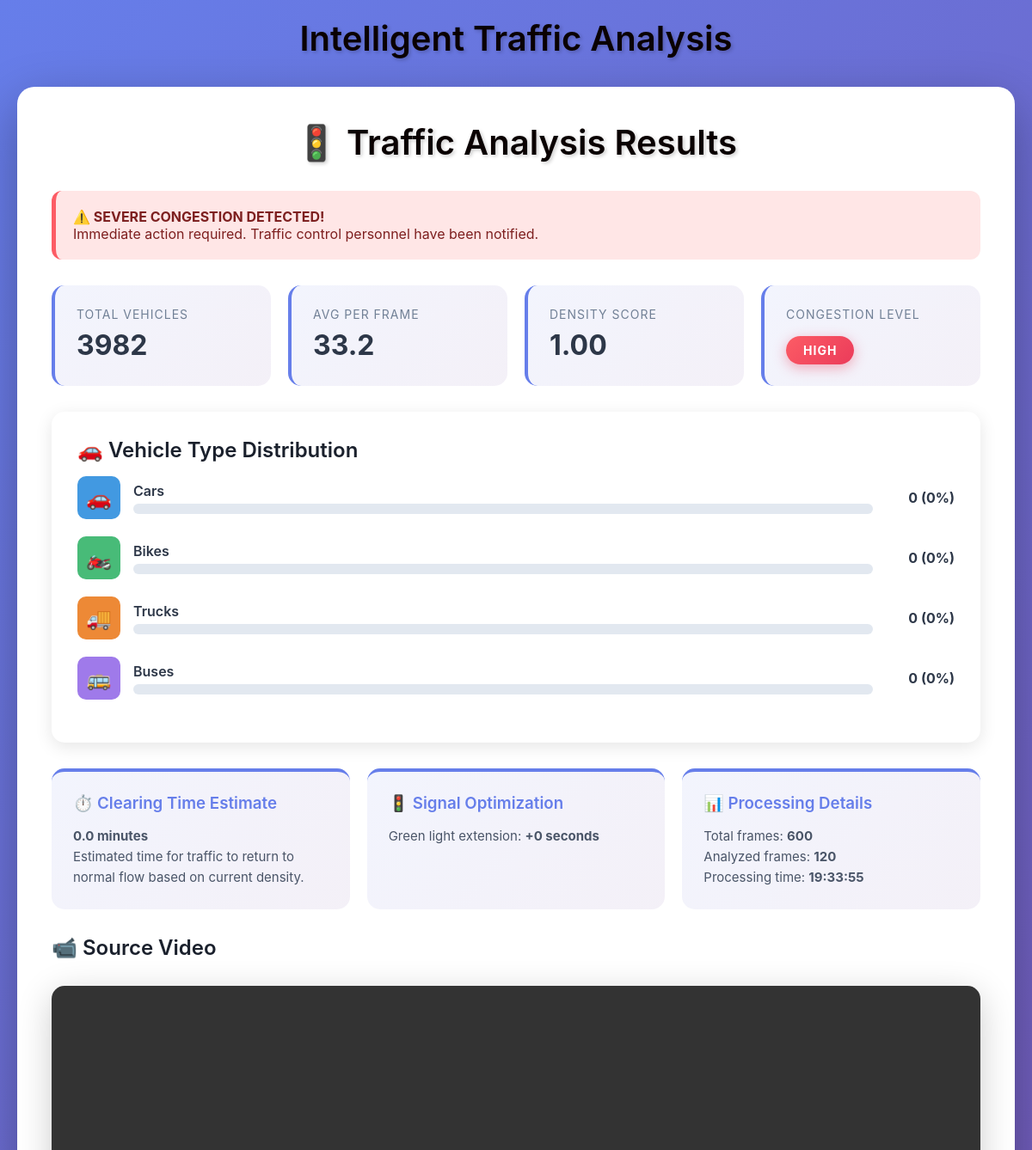
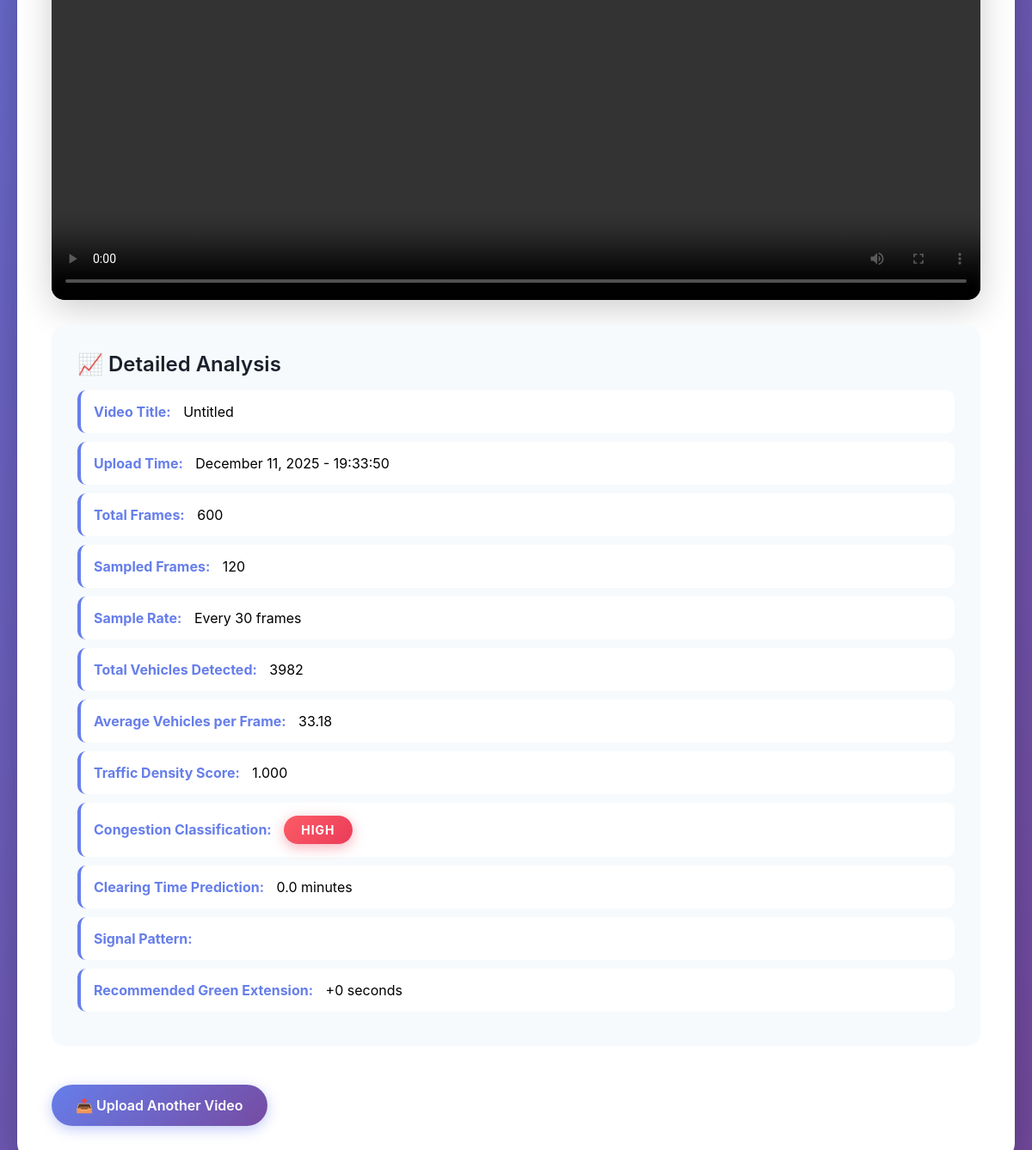
Screenshot of /results/2/ with the database file from the repository (2 pictures, top to bottom).
### traffic_app/models.py (models this page shows, shortened)
class ProcessingResult(models.Model):
    video = models.OneToOneField(VideoUpload, on_delete=models.CASCADE, related_name="result")
    total_frames = models.IntegerField(default=0)
    sampled_frames = models.IntegerField(default=0)
    total_vehicles = models.IntegerField(default=0)
    avg_vehicles_per_frame = models.FloatField(default=0.0)
    density_score = models.FloatField(default=0.0)
    congestion = models.CharField(
        max_length=10,
        choices=[("LOW","LOW"),("MEDIUM","MEDIUM"),("HIGH","HIGH")],
        default="LOW"
    )
    signal_green_extension = models.FloatField(default=0.0)
    signal_pattern = models.CharField(max_length=100, default="")
    signal_recommendation = models.CharField(max_length=200, default="")
    clearing_time = models.FloatField(default=0.0)
    count_cars = models.IntegerField(default=0)
    count_bikes = models.IntegerField(default=0)
    count_trucks = models.IntegerField(default=0)
    count_buses = models.IntegerField(default=0)
    processed_at = models.DateTimeField(auto_now_add=True)

class VideoUpload(models.Model):
    title = models.CharField(max_length=200, blank=True)
    video_file = models.FileField(upload_to="uploads/")
    uploaded_at = models.DateTimeField(auto_now_add=True)
    processed = models.BooleanField(default=False)

### traffic_app/views.py (the view)
# urls.py: path("results/<int:pk>/", views.results_view, name="results"),
def results_view(request, pk):
    video = get_object_or_404(VideoUpload, pk=pk)
    result = getattr(video, "result", None)
    if result:
        total = result.count_cars + result.count_bikes + result.count_trucks + result.count_buses
        vehicle_percentages = {
            "cars": round((result.count_cars / total * 100) if total > 0 else 0, 1),
            "bikes": round((result.count_bikes / total * 100) if total > 0 else 0, 1),
            "trucks": round((result.count_trucks / total * 100) if total > 0 else 0, 1),
            "buses": round((result.count_buses / total * 100) if total > 0 else 0, 1),
        }
    else:
        vehicle_percentages = {"cars": 0, "bikes": 0, "trucks": 0, "buses": 0}
    context = {
        "video": video,
        "result": result,
        "vehicle_percentages": vehicle_percentages
    }
    return render(request, "traffic_app/results.html", context)

### traffic_app/templates/traffic_app/results.html (shortened to what this page needs)
{% extends "traffic_app/base.html" %}
{% block content %}
<div class="container-card">
    <h1>🚦 Traffic Analysis Results</h1>
    {% if result.congestion == "HIGH" %}
    <div class="alert-box alert-danger">
        <strong>⚠️ SEVERE CONGESTION DETECTED!</strong>
        <p>Immediate action required. Traffic control personnel have been notified.</p>
    </div>
    {% elif result.congestion == "MEDIUM" %}
    <div class="alert-box alert-warning">
        <strong>⚠️ Moderate Congestion</strong>
        <p>Traffic flow is affected. Monitor situation closely.</p>
    </div>
    {% else %}
    <div class="alert-box alert-success">
        <strong>✓ Normal Traffic Flow</strong>
        <p>Traffic conditions are within normal parameters.</p>
    </div>
    {% endif %}
    <div class="stats-grid">
        <div class="stat-card">
            <div class="stat-label">Total Vehicles</div>
            <div class="stat-value">{{ result.total_vehicles }}</div>
        </div>
        <div class="stat-card">
            <div class="stat-label">Avg per Frame</div>
            <div class="stat-value">{{ result.avg_vehicles_per_frame|floatformat:1 }}</div>
        </div>
        <div class="stat-card">
            <div class="stat-label">Density Score</div>
            <div class="stat-value">{{ result.density_score|floatformat:2 }}</div>
        </div>
        <div class="stat-card">
            <div class="stat-label">Congestion Level</div>
            <div class="stat-value">
                <span class="congestion-badge congestion-{{ result.congestion|lower }}">
                    {{ result.congestion }}
                </span>
            </div>
        </div>
    </div>
    <div class="vehicle-breakdown">
        <h2>🚗 Vehicle Type Distribution</h2>
        <div class="vehicle-item">
            <div class="vehicle-icon car">🚗</div>
            <div class="vehicle-info">
                <div class="vehicle-name">Cars</div>
                <div class="vehicle-bar">
                </div>
            </div>
            <div class="vehicle-count">{{ result.count_cars }} ({{ vehicle_percentages.cars }}%)</div>
        </div>
        <div class="vehicle-item">
            <div class="vehicle-icon bike">🏍️</div>
            <div class="vehicle-info">
                <div class="vehicle-name">Bikes</div>
                <div class="vehicle-bar">
                </div>
            </div>
            <div class="vehicle-count">{{ result.count_bikes }} ({{ vehicle_percentages.bikes }}%)</div>
        </div>
        <div class="vehicle-item">
            <div class="vehicle-icon truck">🚚</div>
            <div class="vehicle-info">
                <div class="vehicle-name">Trucks</div>
                <div class="vehicle-bar">
                </div>
            </div>
            <div class="vehicle-count">{{ result.count_trucks }} ({{ vehicle_percentages.trucks }}%)</div>
        </div>
        <div class="vehicle-item">
            <div class="vehicle-icon bus">🚌</div>
            <div class="vehicle-info">
                <div class="vehicle-name">Buses</div>
                <div class="vehicle-bar">
                </div>
            </div>
            <div class="vehicle-count">{{ result.count_buses }} ({{ vehicle_percentages.buses }}%)</div>
        </div>
    </div>
    <div class="recommendations">
        <div class="recommendation-card">
            <h3>⏱️ Clearing Time Estimate</h3>
            <p><strong>{{ result.clearing_time }} minutes</strong></p>
            <p>Estimated time for traffic to return to normal flow based on current density.</p>
        </div>
        <div class="recommendation-card">
            <h3>🚦 Signal Optimization</h3>
            <p>Green light extension: <strong>+{{ result.signal_green_extension|floatformat:0 }} seconds</strong></p>
        </div>
        <div class="recommendation-card">
            <h3>📊 Processing Details</h3>
            <p>Total frames: <strong>{{ result.total_frames }}</strong></p>
            <p>Analyzed frames: <strong>{{ result.sampled_frames }}</strong></p>
            <p>Processing time: <strong>{{ result.processed_at|date:"H:i:s" }}</strong></p>
        </div>
    </div>
    <h2>📹 Source Video</h2>
    <div class="video-frame">
        <video width="100%" controls>
            <source src="{{ video.video_file.url }}" type="video/mp4">
        </video>
    </div>
    <div class="metrics-section">
        <h2>📈 Detailed Analysis</h2>
        <ul class="metrics-list">
            <li><b>Video Title:</b> {{ video.title|default:"Untitled" }}</li>
            <li><b>Upload Time:</b> {{ video.uploaded_at|date:"F d, Y - H:i:s" }}</li>
            <li><b>Total Frames:</b> {{ result.total_frames }}</li>
            <li><b>Sampled Frames:</b> {{ result.sampled_frames }}</li>
            <li><b>Sample Rate:</b> Every 30 frames</li>
            <li><b>Total Vehicles Detected:</b> {{ result.total_vehicles }}</li>
            <li><b>Average Vehicles per Frame:</b> {{ result.avg_vehicles_per_frame|floatformat:2 }}</li>
            <li><b>Traffic Density Score:</b> {{ result.density_score|floatformat:3 }}</li>
            <li><b>Congestion Classification:</b>
                <span class="congestion-badge congestion-{{ result.congestion|lower }}">
                    {{ result.congestion }}
                </span>
            </li>
            <li><b>Clearing Time Prediction:</b> {{ result.clearing_time }} minutes</li>
            <li><b>Signal Pattern:</b> {{ result.signal_pattern }}</li>
            <li><b>Recommended Green Extension:</b> +{{ result.signal_green_extension|floatformat:0 }} seconds</li>
        </ul>
    </div>
    <a href="{% url 'traffic_app:upload' %}" class="btn">📤 Upload Another Video</a>
</div>
{% endblock %}

### traffic_app/static/traffic_app/css/style.css (style rules this page uses)
* { margin: 0; padding: 0; box-sizing: border-box; }
body { background: linear-gradient(135deg, #667eea 0%, #764ba2 100%); font-family: "Inter", "Segoe UI", Tahoma, Geneva, Verdana, sans-serif; min-height: 100vh; padding: 20px; }
h1, h2, h3 { font-weight: 600; color: #1a202c; margin-bottom: 1rem; }
h1 { font-size: 2.5rem; text-align: center; color: rgb(10, 1, 1); text-shadow: 2px 2px 4px rgba(0,0,0,0.2); margin-bottom: 2rem; }
.container-card { max-width: 1200px; margin: 0 auto; padding: 40px; background: white; border-radius: 20px; box-shadow: 0 20px 60px rgba(0,0,0,0.3); animation: fadeIn 0.5s ease-in; }
.btn { display: inline-block; background: linear-gradient(135deg, #667eea 0%, #764ba2 100%); color: white; padding: 14px 28px; border-radius: 50px; text-decoration: none; border: none; font-weight: 600; font-size: 16px; cursor: pointer; transition: all 0.3s ease; box-shadow: 0 4px 15px rgba(102, 126, 234, 0.4); margin-top: 15px; }
.stats-grid { display: grid; grid-template-columns: repeat(auto-fit, minmax(250px, 1fr)); gap: 20px; margin: 30px 0; }
.stat-card { background: linear-gradient(135deg, #667eea15 0%, #764ba215 100%); padding: 25px; border-radius: 15px; border-left: 4px solid #667eea; transition: all 0.3s ease; }
.stat-label { font-size: 14px; color: #718096; text-transform: uppercase; letter-spacing: 1px; margin-bottom: 8px; }
.stat-value { font-size: 32px; font-weight: 700; color: #2d3748; }
.congestion-badge { display: inline-block; padding: 8px 20px; border-radius: 25px; font-weight: 700; font-size: 14px; text-transform: uppercase; letter-spacing: 1px; }
.congestion-high { background: linear-gradient(135deg, #fc5c65 0%, #eb3b5a 100%); color: white; box-shadow: 0 4px 15px rgba(235, 59, 90, 0.4); }
.video-frame { width: 100%; margin: 30px 0; border-radius: 15px; overflow: hidden; box-shadow: 0 10px 40px rgba(0,0,0,0.2); }
.video-frame video { width: 100%; display: block; }
.metrics-section { background: #f7fafc; padding: 30px; border-radius: 15px; margin: 30px 0; }
.metrics-list { list-style: none; }
.metrics-list li { padding: 15px; margin-bottom: 10px; background: white; border-radius: 10px; border-left: 4px solid #667eea; font-size: 16px; transition: all 0.3s ease; }
.metrics-list li b { color: #667eea; margin-right: 10px; }
.vehicle-breakdown { background: white; padding: 30px; border-radius: 15px; margin: 30px 0; box-shadow: 0 5px 20px rgba(0,0,0,0.1); }
.vehicle-item { display: flex; align-items: center; margin-bottom: 20px; }
.vehicle-icon { width: 50px; height: 50px; margin-right: 15px; font-size: 24px; display: flex; align-items: center; justify-content: center; border-radius: 10px; }
.vehicle-icon.car { background: #4299e1; color: white; }
.vehicle-icon.bike { background: #48bb78; color: white; }
.vehicle-icon.truck { background: #ed8936; color: white; }
.vehicle-icon.bus { background: #9f7aea; color: white; }
.vehicle-info { flex: 1; }
.vehicle-name { font-weight: 600; color: #2d3748; margin-bottom: 5px; }
.vehicle-bar { height: 12px; background: #e2e8f0; border-radius: 6px; overflow: hidden; position: relative; }
.vehicle-count { margin-left: 15px; font-weight: 700; color: #2d3748; min-width: 80px; text-align: right; }
.alert-box { padding: 20px; border-radius: 12px; margin: 20px 0; border-left: 5px solid; animation: slideIn 0.5s ease; }
.alert-danger { background: #ffe6e6; border-color: #fc5c65; color: #7d1f1f; }
.recommendations { display: grid; grid-template-columns: repeat(auto-fit, minmax(300px, 1fr)); gap: 20px; margin: 30px 0; }
.recommendation-card { background: linear-gradient(135deg, #667eea15 0%, #764ba215 100%); padding: 25px; border-radius: 15px; border-top: 4px solid #667eea; }
.recommendation-card h3 { color: #667eea; margin-bottom: 15px; display: flex; align-items: center; gap: 10px; }
.recommendation-card p { color: #4a5568; line-height: 1.6; font-size: 15px; }

### rows the page displays
ProcessingResult: total_vehicles "3982", avg_vehicles_per_frame "33.2", density_score "1.00", congestion "HIGH", count_cars "0", count_bikes "0", count_trucks "0", count_buses "0", clearing_time "0.0", signal_green_extension "0", total_frames "600", sampled_frames "120", processed_at "19:33:55", avg_vehicles_per_frame "33.18", density_score "1.000"
VideoUpload: title "Untitled", uploaded_at "December 11, 2025 - 19:33:50"

### other values shown
{{ vehicle_percentages.cars }} "0"
{{ vehicle_percentages.bikes }} "0"
{{ vehicle_percentages.trucks }} "0"
{{ vehicle_percentages.buses }} "0"
